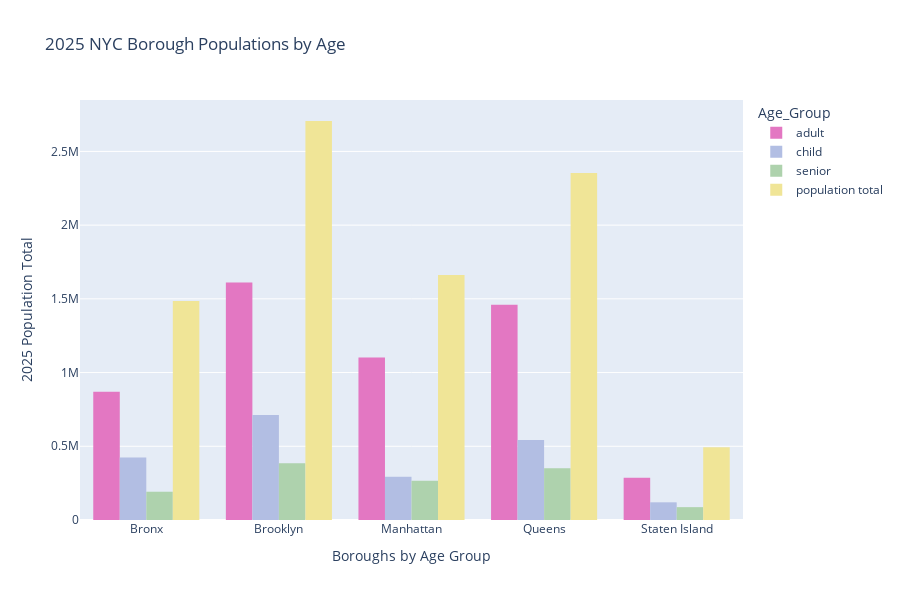

This figure's notebook cell:
### Markdown cell above
**2025 NYC Borough Populations by Age**

### Code cell
# I am importing plotly to create my visualization.
import plotly.express as px

# Through the power of google, I was able to figure out how to change the bars in a grouped histogram by using colors as a variable and then adding it into my histogram code.
colors = ["#e377c2", "#B2BEE3", "#AED2AD", "#F0E597"]

fig = px.histogram(
    NYC_pop_age_2025_grouped,
    x="Borough",
    y="2025",
    color="Age_Group",
    barmode="group",
    height=600,
    title="2025 NYC Borough Populations by Age",
    color_discrete_sequence=colors,
)
# Beacuse this is technically a histogram, which shouldn't have a label for the y-axis, I had to add the titles under update_layout to skirt around the error message.
fig.update_layout(
    xaxis_title="Boroughs by Age Group", yaxis_title="2025 Population Total"
)
fig.show()

### Figure 1 — Plotly figure (JSON) as saved in the notebook; plotly's stock layout.template omitted (floating-point values rounded to 4 significant figures)
{"data": [{"alignmentgroup": "True", "bingroup": "x", "histfunc": "sum", "hovertemplate": "Age_Group=adult<br>Borough=%{x}<br>sum of 2025=%{y}<extra></extra>", "legendgroup": "adult", "marker": {"color": "#e377c2", "pattern": {"shape": ""}}, "name": "adult", "offsetgroup": "adult", "orientation": "v", "showlegend": true, "type": "histogram", "x": ["Bronx", "Brooklyn", "Manhattan", "Queens", "Staten Island"], "xaxis": "x", "y": [869330, 1610181, 1101820, 1459417, 286460], "yaxis": "y"}, {"alignmentgroup": "True", "bingroup": "x", "histfunc": "sum", "hovertemplate": "Age_Group=child<br>Borough=%{x}<br>sum of 2025=%{y}<extra></extra>", "legendgroup": "child", "marker": {"color": "#B2BEE3", "pattern": {"shape": ""}}, "name": "child", "offsetgroup": "child", "orientation": "v", "showlegend": true, "type": "histogram", "x": ["Bronx", "Brooklyn", "Manhattan", "Queens", "Staten Island"], "xaxis": "x", "y": [424165, 711926, 292800, 543205, 119838], "yaxis": "y"}, {"alignmentgroup": "True", "bingroup": "x", "histfunc": "sum", "hovertemplate": "Age_Group=senior<br>Borough=%{x}<br>sum of 2025=%{y}<extra></extra>", "legendgroup": "senior", "marker": {"color": "#AED2AD", "pattern": {"shape": ""}}, "name": "senior", "offsetgroup": "senior", "orientation": "v", "showlegend": true, "type": "histogram", "x": ["Bronx", "Brooklyn", "Manhattan", "Queens", "Staten Island"], "xaxis": "x", "y": [191780, 384139, 266954, 350809, 87142], "yaxis": "y"}, {"alignmentgroup": "True", "bingroup": "x", "histfunc": "sum", "hovertemplate": "Age_Group=population total<br>Borough=%{x}<br>sum of 2025=%{y}<extra></extra>", "legendgroup": "population total", "marker": {"color": "#F0E597", "pattern": {"shape": ""}}, "name": "population total", "offsetgroup": "population total", "orientation": "v", "showlegend": true, "type": "histogram", "x": ["Bronx", "Brooklyn", "Manhattan", "Queens", "Staten Island"], "xaxis": "x", "y": [1485275, 2706246, 1661574, 2353431, 493440], "yaxis": "y"}], "layout": {"barmode": "group", "height": 600, "legend": {"title": {"text": "Age_Group"}, "tracegroupgap": 0}, "title": {"text": "2025 NYC Borough Populations by Age"}, "xaxis": {"anchor": "y", "domain": [0, 1], "title": {"text": "Boroughs by Age Group"}}, "yaxis": {"anchor": "x", "domain": [0, 1], "title": {"text": "2025 Population Total"}}}}
